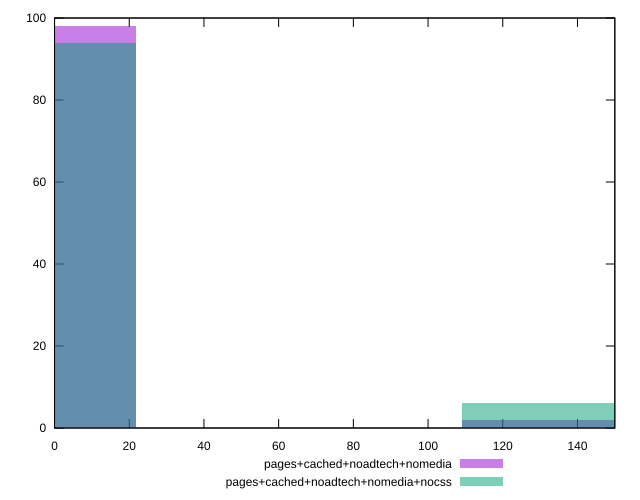

The script that saved this image:
reset

$pagesCachedNoadtechNomedia <<EOF
130.7606382938814 2
0 98
EOF

$pagesCachedNoadtechNomediaNocss <<EOF
130.7606382938814 6
0 94
EOF

set key outside below
set boxwidth 43.5868794312938
set xrange [0:150]
set yrange [0:100]
set trange [0:100]
set style fill transparent solid 0.5 noborder
set terminal svg size 640, 500 enhanced background rgb 'white'
set output "report_00023_2021-02-20T12:14:57.249Z/uses-http2/comparison/histogram/3_vs_4.svg"

plot $pagesCachedNoadtechNomedia title "pages+cached+noadtech+nomedia" with boxes, \
     $pagesCachedNoadtechNomediaNocss title "pages+cached+noadtech+nomedia+nocss" with boxes

reset
